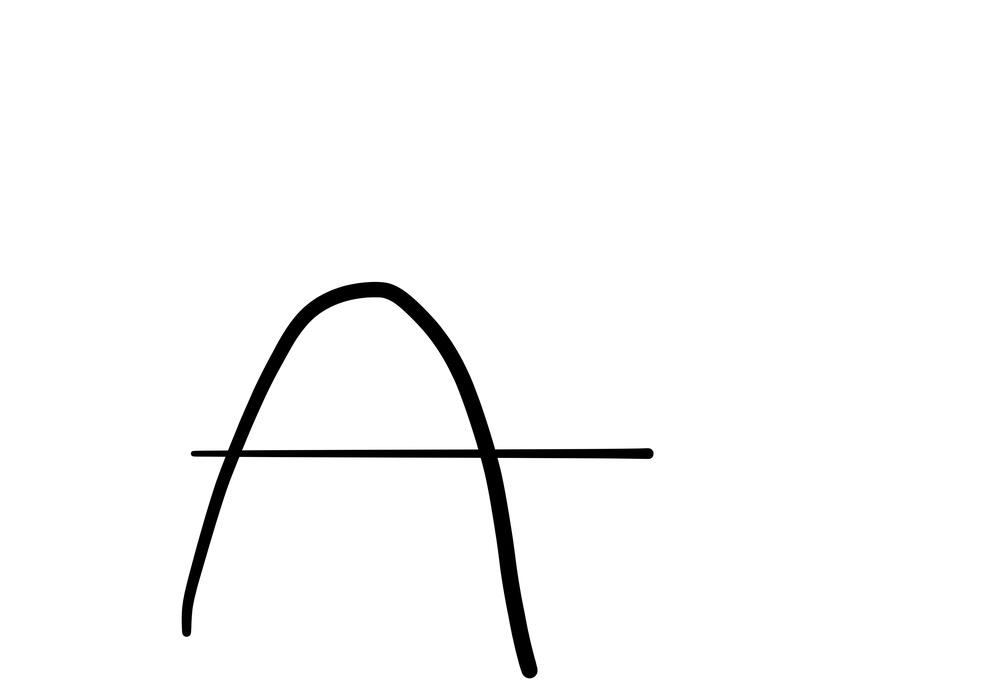
#> input picture test_img_letter.jpg, 1000 x 700 px, shrunk from 3967 x 2775 before the run
$ python -i character_recognition.py   (imports and definitions only)
#> lines starting #> are read from the running program, lines starting #| are printed output that depends on the picture; after the words box and inside, x2 and y2 are one past the last pixel; in counts of white or black regions, pixels touching at a corner belong together
#> further down, picture is the input picture: shape (700, 1000, 3); min 0, max 255, mean 249.2
"""Using pytesseract, we can extract each individual character and understand what char it is"""

import csv
import cv2
from imutils import resize
import numpy as np
from imutils.contours import sort_contours

from pytesseract import pytesseract as pt, Output
import sys

from skimage.morphology import skeletonize

from character import Character
from globals import SHOW_STEPS, WAIT_TIME


def test_main():
    if len(sys.argv) < 2:
        exit("Not enough arguments given")
    path = sys.argv[1]
    print("Reading image from %s" % path)
    img = cv2.imread(path, 0)
    # Some smoothing to get rid of the noise
    # img = cv2.bilateralFilter(img, 5, 35, 10)
    img = cv2.GaussianBlur(img, (3, 3), 3)
    # img = cv2.blur(img, (3, 3))
    img = resize(img, width=700)
    # Preprocessing to get the shapes
    img = cv2.adaptiveThreshold(img, 255, cv2.ADAPTIVE_THRESH_GAUSSIAN_C,
                                cv2.THRESH_BINARY, 35, 11)
    # [6 lines of commented-out code are left out]

    get_characters(img)


def get_characters(img):
    chars = []

    # Skeletonize the shapes
    # Skimage function takes image with either True, False or 0,1
    # and returns and image with values 0, 1.
    img = img == 255
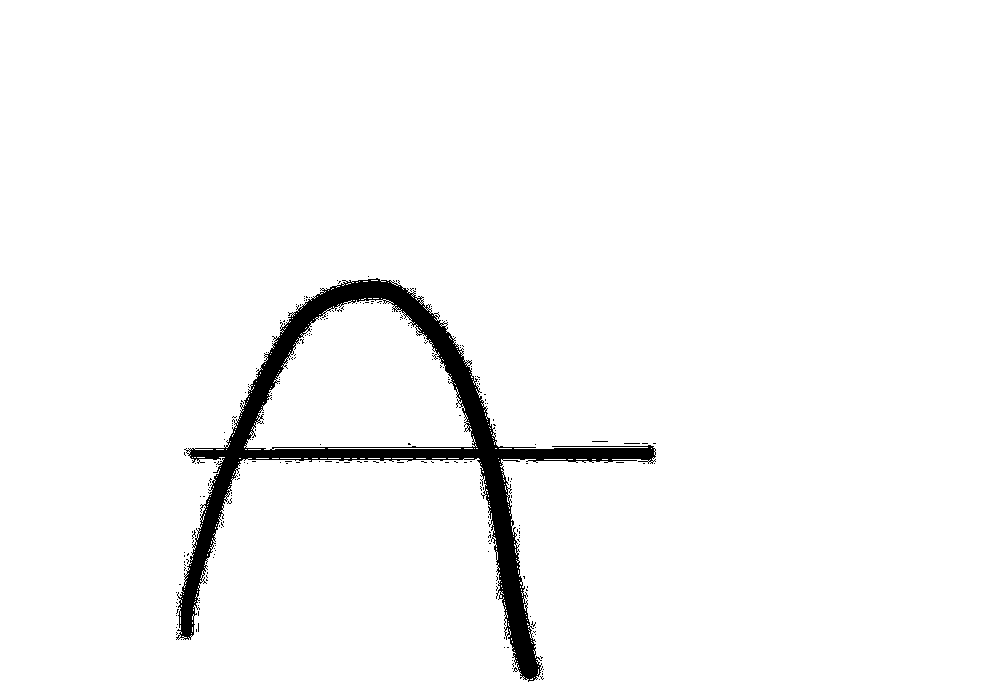
#> img: shape (700, 1000, 3) bool; 96.8% white; 235 black regions (234 under 20 px), largest, box (x1, y1, x2, y2) and area: (176, 278, 656, 682) 22148
    img = skeletonize(img)
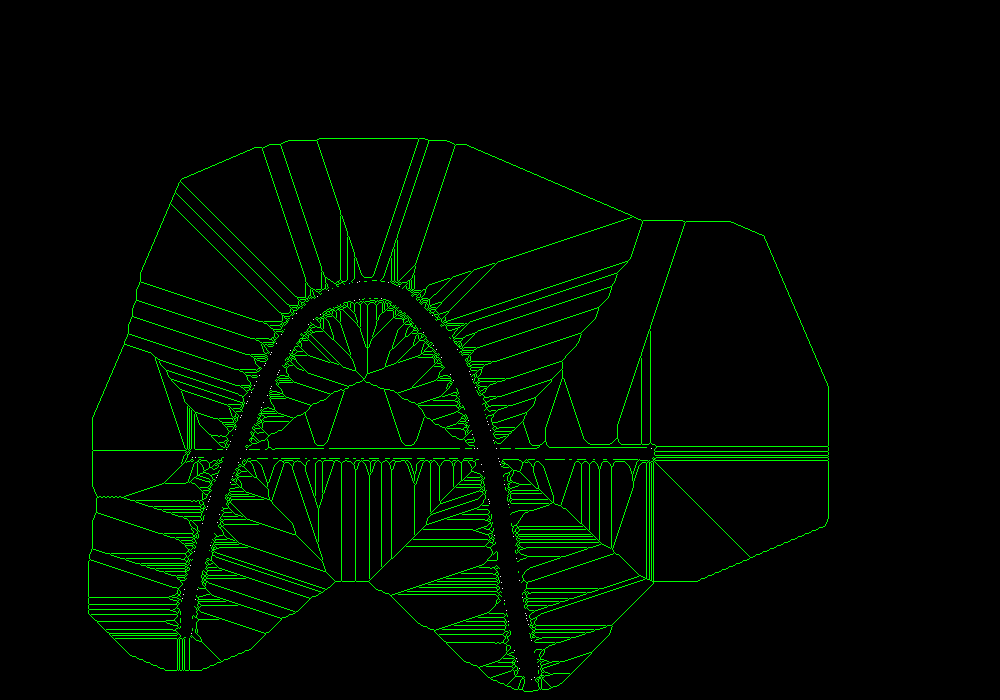
#> img: shape (700, 1000, 3) bool; mean of channels 0, 1, 2 0.000179, 0.0342, 0.000177; drawn as B, G, R
    img = img.astype(np.uint8) * 255

    # Find contours of the skeletons
#> (the run stopped early here; a loop or call above may not have finished)

$ run again, on test_img_line.jpeg
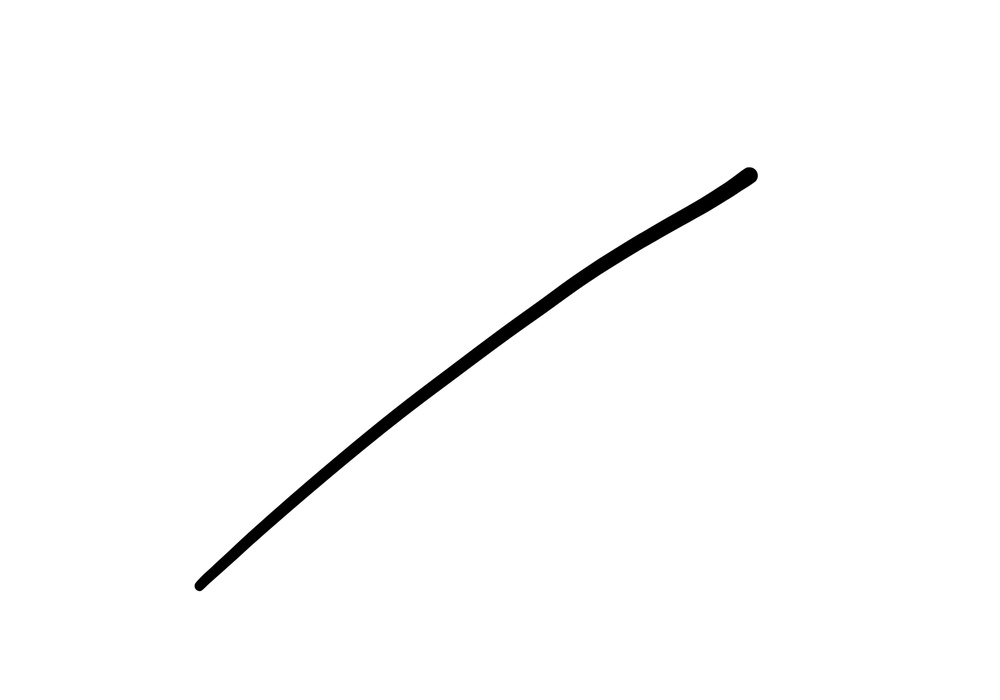
#> input picture test_img_line.jpeg, 1000 x 700 px, shrunk from 3967 x 2775 before the run
#> picture is the input picture: shape (700, 1000, 3); min 0, max 255, mean 251.7
#> in get_characters, `img = img == 255`:
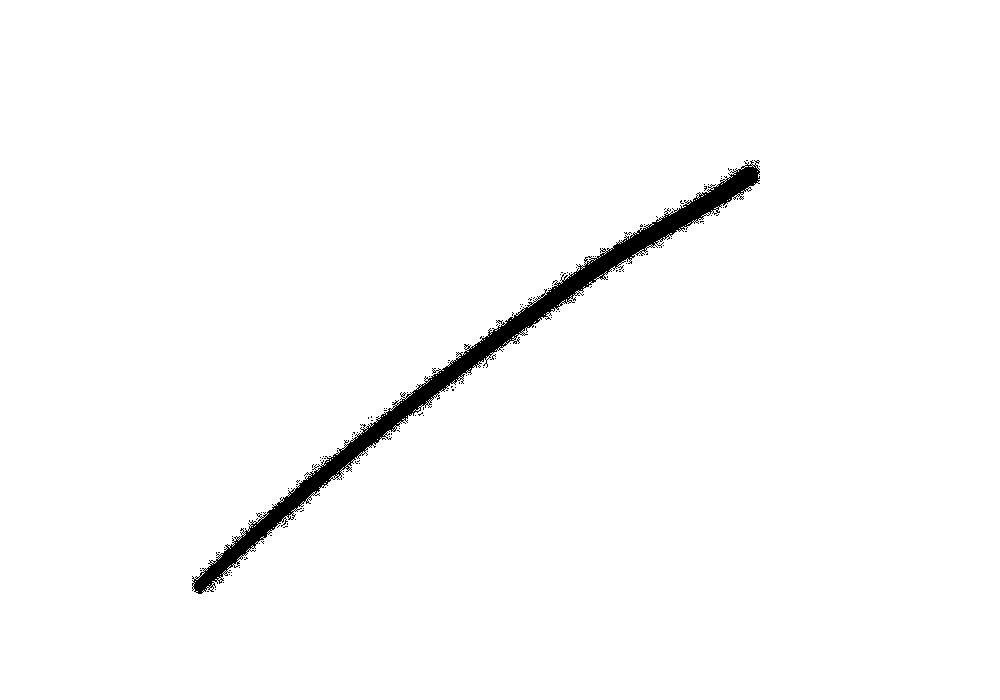
#> img: shape (700, 1000, 3) bool; 98.1% white; 138 black regions (137 under 20 px), largest, box (x1, y1, x2, y2) and area: (192, 160, 760, 594) 13083
#> in get_characters, `img = skeletonize(img)`:
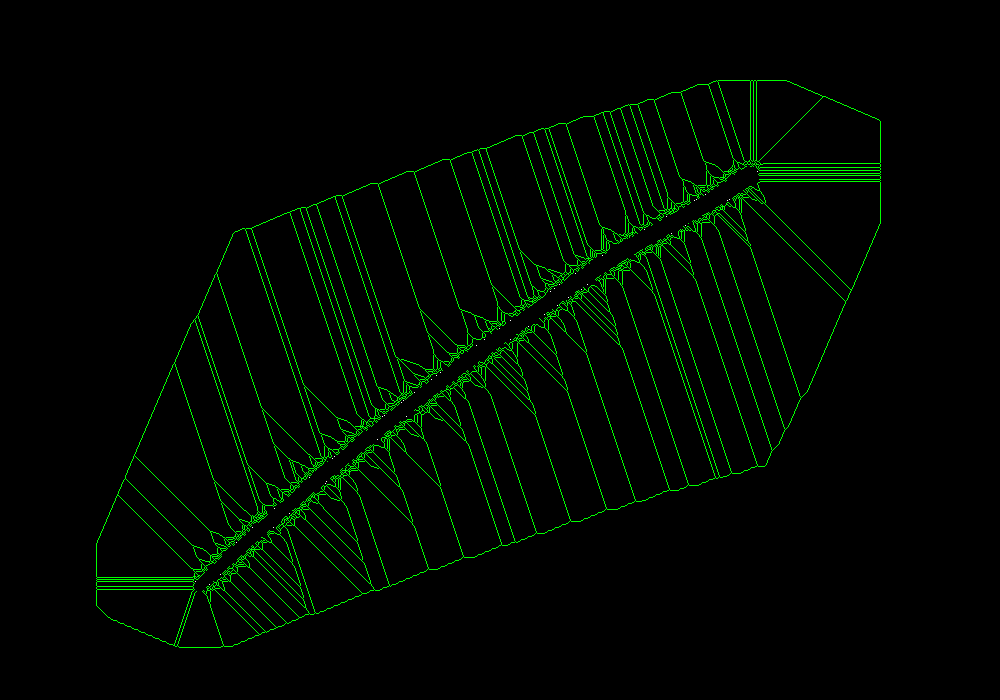
#> img: shape (700, 1000, 3) bool; mean of channels 0, 1, 2 7e-05, 0.0282, 7e-05; drawn as B, G, R
